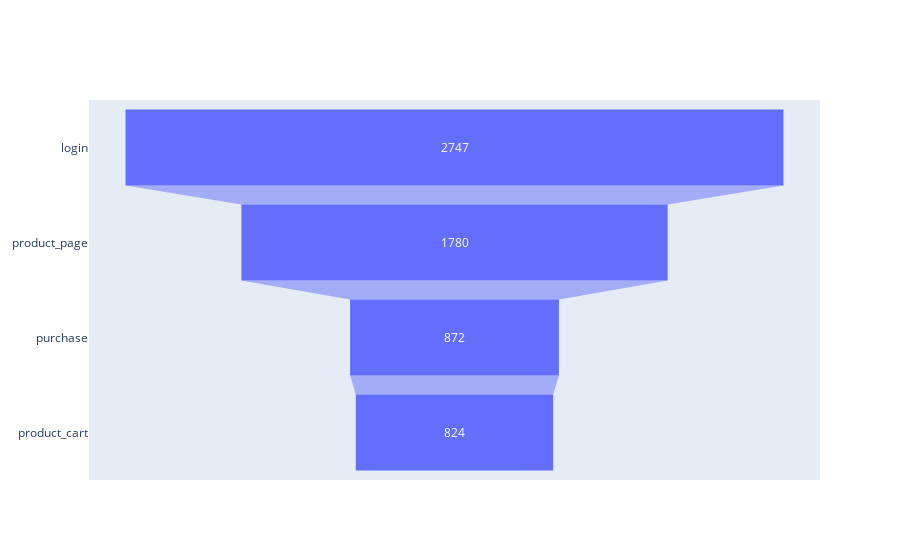

Here is the notebook cell this chart was saved with:
### Code cell
# Graficamos embudo simple del grupo de control A

y_A = users_count_A["event_name"]
x_A = users_count_A["user_id"]


fig = go.Figure(go.Funnel(y=y_A, x=x_A))
fig.show()

### Figure 1 — Plotly figure (JSON) as saved in the notebook; plotly's stock layout.template omitted (floating-point values rounded to 4 significant figures)
{"data": [{"type": "funnel", "x": [2747, 1780, 872, 824], "y": ["login", "product_page", "purchase", "product_cart"]}], "layout": {}}
